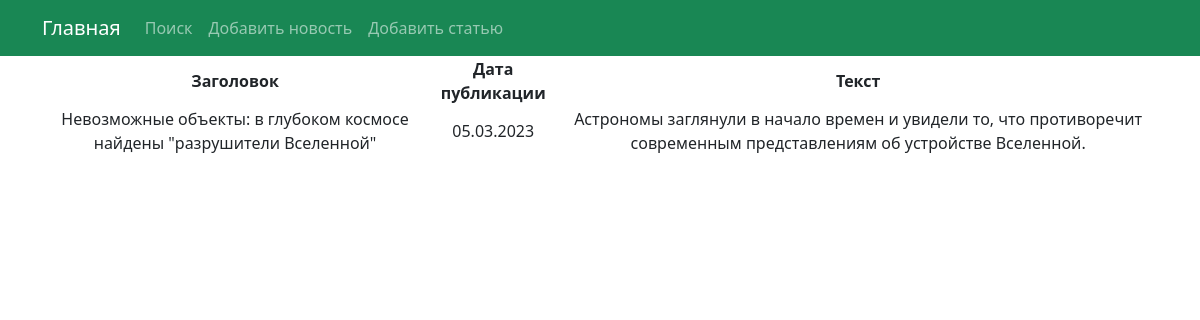
The page /news/1/ on the database its author committed.
### news/models.py (models this page shows, shortened)
class Post(models.Model):
    NEWS = 'n'
    ARTICLE = 'a'
    POST_TYPE = [
        (NEWS, 'Новость'),
        (ARTICLE, 'Статья'),
    ]
    author = models.ForeignKey(Author, on_delete=models.CASCADE)
    type = models.CharField(max_length=1, choices=POST_TYPE, default=ARTICLE)
    pub_date = models.DateTimeField(auto_now_add=True)
    categories = models.ManyToManyField(Category, through='PostCategory')
    header = models.CharField(max_length=255)
    text = models.TextField(default='')
    rating = models.IntegerField(default=0)

### news/views.py (the view)
# urls.py: path('<int:pk>/', NewsDetail.as_view(), name='news_detail'),
class NewsDetail(DetailView):
    model = Post
    template_name = 'news.html'
    context_object_name = 'news'
    def get_queryset(self):
        queryset = super().get_queryset()
        self.filterset = PostFilter(self.request.GET, queryset)
        return self.filterset.qs
    def get_context_data(self, **kwargs):
        context = super().get_context_data(**kwargs)
        context['filterset'] = self.filterset
        return context

### news/templatetags/custom_filters.py (called while the page is built)
@register.filter()
def censor(value):
    text = value.split()
    censored = []
    for i in text:
        if i in CENSOR:
            censored.append(i[0] + '*' * (len(i) - 1))
        else:
            censored.append(i)
    return ' '.join(censored)

### templates/news.html (shortened to what this page needs)
{% extends 'flatpages/default.html' %}
{% load custom_filters %}
{% block content %}
<table>
    <thead>
        <th>
           Заголовок
        </th>
        <th>
            Дата публикации
        </th>
        <th>
            Текст
        </th>
    </thead>
    <tr>
        <td>
            {{ news.header|censor }}
        </td>
        <td>
             {{ news.pub_date|date:'d.m.Y' }}
        </td>
        <td>
            {{ news.text|censor }}
        </td>
    </tr>
</table>
{% endblock content %}

### rows shown on the page
Post: header|censor "Невозможные объекты: в глубоком космосе найдены \"разрушители Вселенной\"", pub_date "05.03.2023", text|censor "Астрономы заглянули в начало времен и увидели то, что противоречит современным представлениям об устройстве Вселенной."
